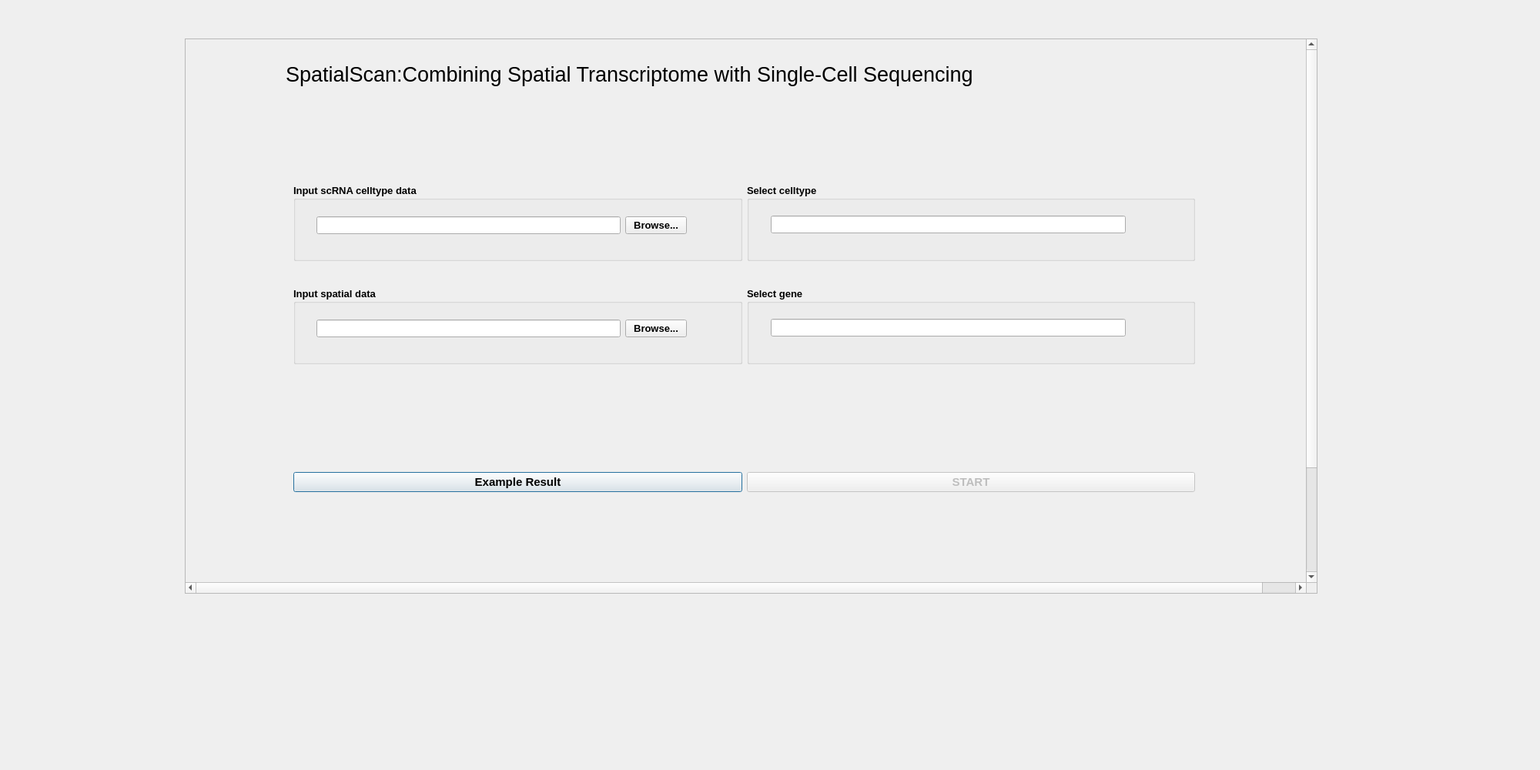
<?xml version="1.0" encoding="UTF-8"?>
<ui version="4.0">
 <class>SpatialScan</class>
 <widget class="QDialog" name="SpatialScan">
  <property name="geometry">
   <rect>
    <x>0</x>
    <y>0</y>
    <width>2000</width>
    <height>1000</height>
   </rect>
  </property>
  <property name="windowTitle">
   <string>Dialog</string>
  </property>
  <widget class="QScrollArea" name="scrollArea">
   <property name="geometry">
    <rect>
     <x>240</x>
     <y>50</y>
     <width>1471</width>
     <height>721</height>
    </rect>
   </property>
   <property name="widgetResizable">
    <bool>false</bool>
   </property>
   <widget class="QWidget" name="scrollAreaWidgetContents">
    <property name="geometry">
     <rect>
      <x>0</x>
      <y>0</y>
      <width>1500</width>
      <height>879</height>
     </rect>
    </property>
    <widget class="QLabel" name="label_3">
     <property name="geometry">
      <rect>
       <x>130</x>
       <y>20</y>
       <width>1061</width>
       <height>51</height>
      </rect>
     </property>
     <property name="font">
      <font>
       <pointsize>20</pointsize>
       <italic>false</italic>
      </font>
     </property>
     <property name="text">
      <string>SpatialScan:Combining Spatial Transcriptome with Single-Cell Sequencing</string>
     </property>
    </widget>
    <widget class="QWidget" name="layoutWidget">
     <property name="geometry">
      <rect>
       <x>140</x>
       <y>550</y>
       <width>1171</width>
       <height>51</height>
      </rect>
     </property>
     <layout class="QHBoxLayout" name="horizontalLayout_3">
      <item>
       <widget class="QPushButton" name="example">
        <property name="font">
         <font>
          <pointsize>11</pointsize>
          <weight>75</weight>
          <bold>true</bold>
         </font>
        </property>
        <property name="text">
         <string>Example Result</string>
        </property>
       </widget>
      </item>
      <item>
       <widget class="QPushButton" name="start">
        <property name="enabled">
         <bool>false</bool>
        </property>
        <property name="font">
         <font>
          <pointsize>11</pointsize>
          <weight>75</weight>
          <bold>true</bold>
         </font>
        </property>
        <property name="text">
         <string>START</string>
        </property>
       </widget>
      </item>
     </layout>
    </widget>
    <widget class="QWidget" name="layoutWidget">
     <property name="geometry">
      <rect>
       <x>140</x>
       <y>160</y>
       <width>1171</width>
       <height>291</height>
      </rect>
     </property>
     <layout class="QHBoxLayout" name="horizontalLayout_4">
      <item>
       <layout class="QVBoxLayout" name="verticalLayout">
        <item>
         <widget class="QGroupBox" name="groupBox">
          <property name="maximumSize">
           <size>
            <width>600</width>
            <height>100</height>
           </size>
          </property>
          <property name="font">
           <font>
            <pointsize>10</pointsize>
            <weight>75</weight>
            <bold>true</bold>
           </font>
          </property>
          <property name="title">
           <string>Input scRNA celltype data</string>
          </property>
          <widget class="QWidget" name="layoutWidget_2">
           <property name="geometry">
            <rect>
             <x>30</x>
             <y>40</y>
             <width>481</width>
             <height>27</height>
            </rect>
           </property>
           <layout class="QHBoxLayout" name="horizontalLayout">
            <item>
             <widget class="QLineEdit" name="scRNA_data">
              <property name="font">
               <font>
                <pointsize>10</pointsize>
                <weight>50</weight>
                <bold>false</bold>
               </font>
              </property>
             </widget>
            </item>
            <item>
             <widget class="QPushButton" name="browse_scRNA">
              <property name="text">
               <string>Browse...</string>
              </property>
             </widget>
            </item>
           </layout>
          </widget>
         </widget>
        </item>
        <item>
         <widget class="QGroupBox" name="groupBox_2">
          <property name="maximumSize">
           <size>
            <width>600</width>
            <height>100</height>
           </size>
          </property>
          <property name="font">
           <font>
            <pointsize>10</pointsize>
            <weight>75</weight>
            <bold>true</bold>
           </font>
          </property>
          <property name="title">
           <string>Input spatial data</string>
          </property>
          <widget class="QWidget" name="layoutWidget_3">
           <property name="geometry">
            <rect>
             <x>30</x>
             <y>40</y>
             <width>481</width>
             <height>27</height>
            </rect>
           </property>
           <layout class="QHBoxLayout" name="horizontalLayout_2">
            <item>
             <widget class="QLineEdit" name="stRNA_data">
              <property name="font">
               <font>
                <pointsize>10</pointsize>
                <weight>50</weight>
                <bold>false</bold>
               </font>
              </property>
             </widget>
            </item>
            <item>
             <widget class="QPushButton" name="browse_stRNA">
              <property name="text">
               <string>Browse...</string>
              </property>
             </widget>
            </item>
           </layout>
          </widget>
         </widget>
        </item>
       </layout>
      </item>
      <item>
       <layout class="QVBoxLayout" name="verticalLayout_2">
        <item>
         <widget class="QGroupBox" name="groupBox_3">
          <property name="maximumSize">
           <size>
            <width>600</width>
            <height>100</height>
           </size>
          </property>
          <property name="font">
           <font>
            <pointsize>10</pointsize>
            <weight>75</weight>
            <bold>true</bold>
           </font>
          </property>
          <property name="title">
           <string>Select celltype</string>
          </property>
          <widget class="QLineEdit" name="celltype">
           <property name="geometry">
            <rect>
             <x>31</x>
             <y>41</y>
             <width>461</width>
             <height>23</height>
            </rect>
           </property>
           <property name="font">
            <font>
             <pointsize>10</pointsize>
             <weight>50</weight>
             <bold>false</bold>
            </font>
           </property>
          </widget>
         </widget>
        </item>
        <item>
         <widget class="QGroupBox" name="groupBox_4">
          <property name="maximumSize">
           <size>
            <width>600</width>
            <height>100</height>
           </size>
          </property>
          <property name="font">
           <font>
            <pointsize>10</pointsize>
            <weight>75</weight>
            <bold>true</bold>
           </font>
          </property>
          <property name="title">
           <string>Select gene</string>
          </property>
          <widget class="QLineEdit" name="gene">
           <property name="geometry">
            <rect>
             <x>31</x>
             <y>41</y>
             <width>461</width>
             <height>23</height>
            </rect>
           </property>
           <property name="font">
            <font>
             <pointsize>10</pointsize>
             <weight>50</weight>
             <bold>false</bold>
            </font>
           </property>
          </widget>
         </widget>
        </item>
       </layout>
      </item>
     </layout>
    </widget>
   </widget>
  </widget>
 </widget>
 <resources/>
 <connections/>
</ui>
